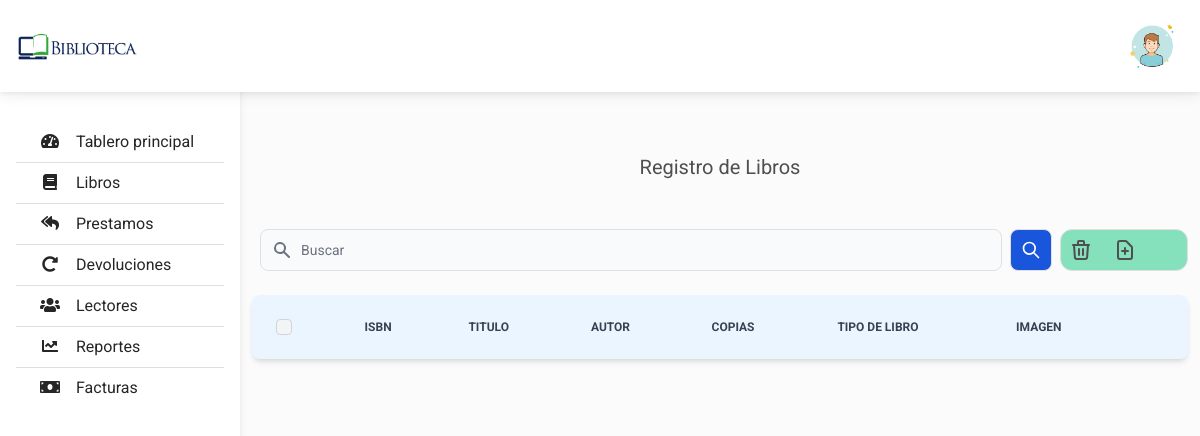
The page /php/view/books/index.php on the database as committed earlier.
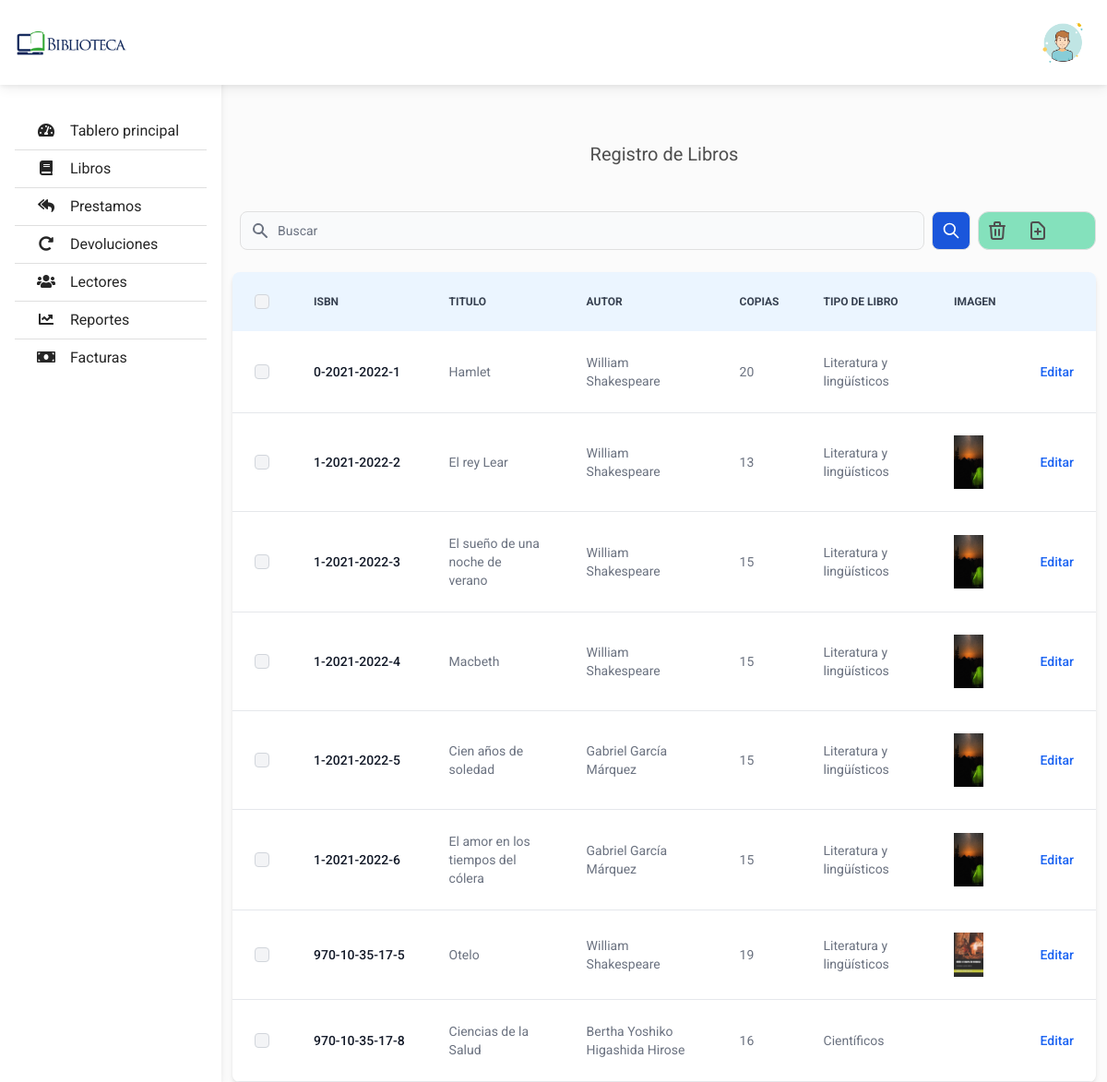
The same page on the database as committed later.
### tables this page shows
CREATE TABLE `libro` (
  `id` int(11) NOT NULL,
  `isbn` varchar(18) NOT NULL,
  `titulo` varchar(50) NOT NULL,
  `idAutor` int(11) NOT NULL,
  `tipoLibro` tinyint(3) NOT NULL,
  `codigoBbliotecario` int(11) NOT NULL,
  `estado` tinyint(1) NOT NULL DEFAULT 1,
  `image` varchar(100) DEFAULT NULL,
  `fechaRegistro` datetime NOT NULL DEFAULT current_timestamp()
);

### php/view/books/index.php (called while the page is built, shortened)
<?php
require_once('../../components/head.php');
require_once('../../traits/Database.php');
require_once('../../classes/Books.php');
require_once('tabla.php');

### php/classes/Books.php (called while the page is built, shortened)
<?php
class Books implements ISelect, IAdd, IUpdate
{
    public function Select($sql)
    {
        return $this->ejecutar($sql)->fetchAll(PDO::FETCH_OBJ);
    }
}
$book = new Books();

### php/traits/Database.php (called while the page is built)
<?php
trait Database
{
    protected function pdo()
    {
        $host = "mysql:host=localhost;dbname=bd-biblioteca";
        $username = "root";
        $password = "";
        $option = [PDO::ATTR_ERRMODE => PDO::ERRMODE_WARNING];
        try {
            $pdo = new PDO($host, $username, $password, $option);
            if ($pdo instanceof PDO) {
                return $pdo;
            } else {
                throw new Exception(message: "Database not found");
            }
        } catch (PDOException $e) {
            die($e->getMessage());
        }
    }
    protected function ejecutar($sql)
    {
        $query = $this->pdo()->prepare($sql);
        if (!@$query->execute()) return false;
        return $query;
    }
}

### php/view/books/tabla.php (the view, shortened to what this page needs)
<p class="text-center text-xl py-4">Registro de Libros</p>
<div class="flex justify-between py-4">
    <div class="order-last">
        <div class="w-32 rounded-xl bg-green-300 bg-gradient-to-r dark:bg-gray-900 border border-gray-200 dark:border-gray-700 p-2 sm:p-6">
            <div class="flex space-x-5">
                <a href="/biblioteca/book.php">
                    <svg class="w-6 h-6" fill="none" stroke="currentColor" viewBox="0 0 24 24" xmlns="http://www.w3.org/2000/svg">
                        <path stroke-linecap="round" stroke-linejoin="round" stroke-width="2" d="M9 13h6m-3-3v6m5 5H7a2 2 0 01-2-2V5a2 2 0 012-2h5.586a1 1 0 01.707.293l5.414 5.414a1 1 0 01.293.707V19a2 2 0 01-2 2z"></path>
                    </svg>
                </a>
            </div>
        </div>
    </div>
    <div class="w-full px-2">
        <?php require_once('../../components/buscar.php'); ?>
    </div>
</div>
<div class="relative overflow-x-auto shadow-md sm:rounded-lg">
    <table class="w-full text-sm text-left text-gray-500 dark:text-gray-400">
        <thead class="text-xs text-gray-700 uppercase bg-blue-50 dark:bg-gray-700 dark:text-gray-400">
            <tr>
                <th scope="col" class="p-4">
                    <div class="flex items-center">
                        <input id="checkbox-all" type="checkbox" class="w-4 h-4 text-blue-600 bg-gray-100 border-gray-300 rounded focus:ring-blue-500 dark:focus:ring-blue-600 dark:ring-offset-gray-800 focus:ring-2 dark:bg-gray-700 dark:border-gray-600">
                    </div>
                </th>
                <th scope="col" class="px-6 py-3">ISBN</th>
                <th scope="col" class="px-6 py-3">Titulo</th>
                <th scope="col" class="px-6 py-3">Autor</th>
                <th scope="col" class="px-6 py-3">Copias</th>
                <th scope="col" class="px-6 py-3">Tipo de Libro</th>
                <th scope="col" class="px-6 py-3">imagen</th>
                <th scope="col" class="px-6 py-3">
                </th>
            </tr>
        </thead>
        <tbody>
            <?php
            $sql = "SELECT * FROM `v_libros`;";
            $columnaLibro = $book->Select($sql);
            foreach ($columnaLibro as  $dato) {
            ?>
                <tr class="bg-white border-b dark:bg-gray-800 dark:border-gray-700 hover:bg-gray-50 dark:hover:bg-gray-600">
                    <td class="w-4 p-4">
                        <div class="flex items-center">
                            <input id="checkbox-table-1" value="<?php echo $dato->isbn; ?>" type="checkbox" class="w-4 h-4 text-blue-600 bg-gray-100 border-gray-300 rounded focus:ring-blue-500 dark:focus:ring-blue-600 dark:ring-offset-gray-800 focus:ring-2 dark:bg-gray-700 dark:border-gray-600">
                        </div>
                    </td>
                    <th scope="row" class="px-6 py-4 font-medium text-gray-900 dark:text-white whitespace-nowrap">
                        <?php echo $dato->isbn; ?>
                    </th>
                    <td class="px-6 py-4">
                        <?php echo $dato->titulo; ?>
                    </td>
                    <td class="px-6 py-4">
                        <?php echo $dato->Autor; ?>
                    </td>
                    <td class="px-6 py-4">
                        <?php echo $dato->copias; ?>
                    </td>
                    <td class="px-6 py-4">
                        <?php echo $dato->{'Tipo de Libro'}; ?>
                    </td>
                    <td class="px-6 py-4">
                        <img src="/biblioteca/php/public/images/books/<?= $dato->image; ?>" alt="" class="w-8">
                    </td>
                    <td class="px-6 py-4 text-right">
                        <a href="/biblioteca/book.php?id=<?= $dato->{'id libro'}; ?>" name="editar" class="font-medium text-blue-600 dark:text-blue-500 hover:underline" data-modal-toggle="editbook-modall">Editar</a>
                    </td>
                </tr>
            <?php
            }
            ?>
        </tbody>
    </table>
</div>

Rows that differ between the two databases and show on the page:
now on this page (row edited): libro: isbn "0-2021-2022-1", titulo "Hamlet", Autor "William Shakespeare", copias "20", dato "Literatura y lingüísticos"
now on this page (row unchanged): libro: isbn "1-2021-2022-2", titulo "El rey Lear", Autor "William Shakespeare", copias "13", dato "Literatura y lingüísticos", image (placeholder picture)
now on this page (row unchanged): libro: isbn "1-2021-2022-3", titulo "El sueño de una noche de verano", Autor "William Shakespeare", copias "15", dato "Literatura y lingüísticos", image (placeholder picture)
now on this page (row edited): libro: isbn "1-2021-2022-4", titulo "Macbeth", Autor "William Shakespeare", copias "15", dato "Literatura y lingüísticos", image (placeholder picture)
now on this page (row unchanged): libro: isbn "1-2021-2022-5", titulo "Cien años de soledad", Autor "Gabriel García Márquez", copias "15", dato "Literatura y lingüísticos", image (placeholder picture)
now on this page (row unchanged): libro: isbn "1-2021-2022-6", titulo "El amor en los tiempos del cólera", Autor "Gabriel García Márquez", copias "15", dato "Literatura y lingüísticos", image (placeholder picture)
added libro: isbn "970-10-35-17-5", titulo "Otelo", Autor "William Shakespeare", copias "19", dato "Literatura y lingüísticos", image (picture)
now on this page (row unchanged): libro: isbn "970-10-35-17-8", titulo "Ciencias de la Salud", Autor "Bertha Yoshiko Higashida Hirose", copias "16", dato "Científicos"
